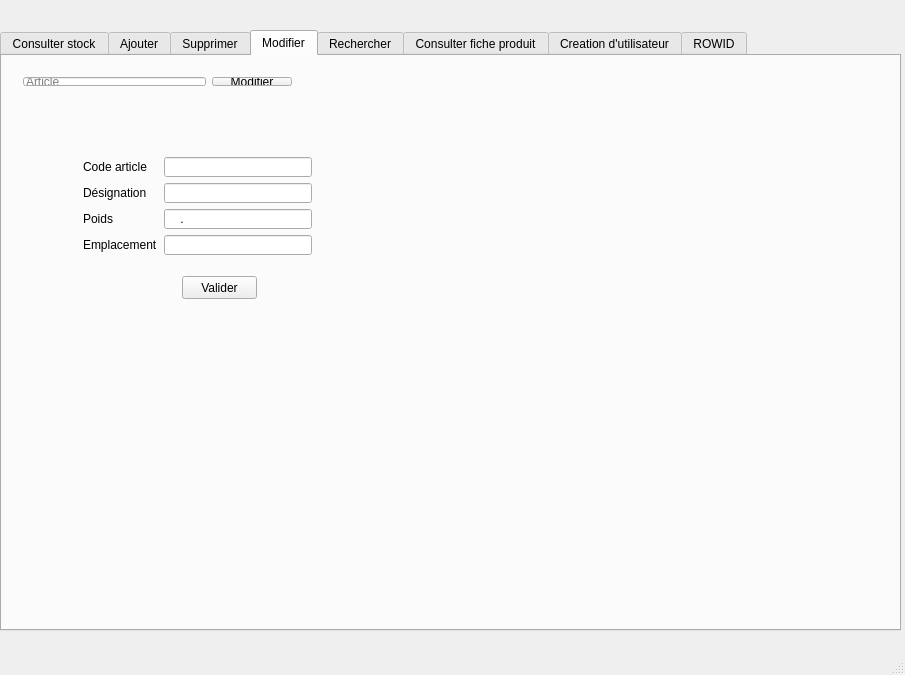
<?xml version="1.0" encoding="UTF-8"?>
<ui version="4.0">
 <class>MainWindow</class>
 <widget class="QMainWindow" name="MainWindow">
  <property name="geometry">
   <rect>
    <x>0</x>
    <y>0</y>
    <width>905</width>
    <height>675</height>
   </rect>
  </property>
  <property name="windowTitle">
   <string>MainWindow</string>
  </property>
  <widget class="QWidget" name="centralWidget">
   <widget class="QTabWidget" name="tabWidget">
    <property name="geometry">
     <rect>
      <x>0</x>
      <y>30</y>
      <width>901</width>
      <height>601</height>
     </rect>
    </property>
    <property name="currentIndex">
     <number>3</number>
    </property>
    <widget class="QWidget" name="tabConsulter">
     <property name="toolTip">
      <string>&lt;html&gt;&lt;head/&gt;&lt;body&gt;&lt;p&gt;&lt;br/&gt;&lt;/p&gt;&lt;/body&gt;&lt;/html&gt;</string>
     </property>
     <attribute name="title">
      <string>Consulter stock</string>
     </attribute>
    </widget>
    <widget class="QWidget" name="tab_2">
     <attribute name="title">
      <string>Ajouter</string>
     </attribute>
     <widget class="QWidget" name="gridLayoutWidget_5">
      <property name="geometry">
       <rect>
        <x>20</x>
        <y>10</y>
        <width>291</width>
        <height>129</height>
       </rect>
      </property>
      <layout class="QGridLayout" name="gridLayout_5">
       <item row="1" column="0">
        <widget class="QLineEdit" name="lineEditAjoutDesignationArticle">
         <property name="placeholderText">
          <string>Libelle</string>
         </property>
        </widget>
       </item>
       <item row="2" column="0">
        <widget class="QLineEdit" name="lineEditAjoutPoidsArticle">
         <property name="inputMask">
          <string>9999.99</string>
         </property>
         <property name="placeholderText">
          <string>Poids</string>
         </property>
        </widget>
       </item>
       <item row="4" column="0">
        <widget class="QPushButton" name="boutonAjoutArticle">
         <property name="enabled">
          <bool>true</bool>
         </property>
         <property name="mouseTracking">
          <bool>false</bool>
         </property>
         <property name="text">
          <string>Ajout</string>
         </property>
        </widget>
       </item>
       <item row="0" column="0">
        <widget class="QLineEdit" name="lineEditAjoutCodeArticle">
         <property name="placeholderText">
          <string>Article</string>
         </property>
        </widget>
       </item>
       <item row="3" column="0">
        <widget class="QLineEdit" name="lineEditAjoutEmplacementArticle">
         <property name="placeholderText">
          <string>Emplacement</string>
         </property>
        </widget>
       </item>
      </layout>
     </widget>
    </widget>
    <widget class="QWidget" name="tabSupprimer">
     <attribute name="title">
      <string>Supprimer</string>
     </attribute>
     <widget class="QWidget" name="gridLayoutWidget_6">
      <property name="geometry">
       <rect>
        <x>20</x>
        <y>20</y>
        <width>291</width>
        <height>31</height>
       </rect>
      </property>
      <layout class="QGridLayout" name="gridLayout_6">
       <item row="0" column="0">
        <widget class="QLineEdit" name="lineEditSupprimerArticle">
         <property name="placeholderText">
          <string>Produit</string>
         </property>
        </widget>
       </item>
       <item row="0" column="1">
        <widget class="QPushButton" name="boutonSupprimer">
         <property name="text">
          <string>Supprimer</string>
         </property>
        </widget>
       </item>
      </layout>
     </widget>
    </widget>
    <widget class="QWidget" name="tabModifier">
     <attribute name="title">
      <string>Modifier</string>
     </attribute>
     <widget class="QWidget" name="gridLayoutWidget_2">
      <property name="geometry">
       <rect>
        <x>10</x>
        <y>10</y>
        <width>291</width>
        <height>31</height>
       </rect>
      </property>
      <layout class="QGridLayout" name="gridLayout_2">
       <item row="0" column="0">
        <widget class="QLineEdit" name="lineEditModifierArticle">
         <property name="placeholderText">
          <string>Article</string>
         </property>
        </widget>
       </item>
       <item row="0" column="1">
        <widget class="QPushButton" name="boutonModifier">
         <property name="text">
          <string>Modifier</string>
         </property>
        </widget>
       </item>
      </layout>
     </widget>
     <widget class="QWidget" name="gridLayoutWidget_7">
      <property name="geometry">
       <rect>
        <x>70</x>
        <y>90</y>
        <width>251</width>
        <height>119</height>
       </rect>
      </property>
      <layout class="QGridLayout" name="gridLayout_7">
       <item row="2" column="0">
        <widget class="QLabel" name="ModificationEmplacement_2">
         <property name="text">
          <string>Désignation</string>
         </property>
        </widget>
       </item>
       <item row="2" column="1">
        <widget class="QLineEdit" name="lineEditModificationDesignationArticle"/>
       </item>
       <item row="4" column="1">
        <widget class="QLineEdit" name="lineEditModificationPoidsArticle">
         <property name="inputMask">
          <string>9999.99</string>
         </property>
         <property name="frame">
          <bool>true</bool>
         </property>
        </widget>
       </item>
       <item row="0" column="0">
        <widget class="QLabel" name="ModificationCodeArticle">
         <property name="text">
          <string>Code article</string>
         </property>
        </widget>
       </item>
       <item row="5" column="1">
        <widget class="QLineEdit" name="lineEditModificationEmplacementArticle"/>
       </item>
       <item row="0" column="1">
        <widget class="QLineEdit" name="lineEditModificationCodeArticle"/>
       </item>
       <item row="5" column="0">
        <widget class="QLabel" name="ModificationEmplacement">
         <property name="text">
          <string>Emplacement</string>
         </property>
        </widget>
       </item>
       <item row="4" column="0">
        <widget class="QLabel" name="ModificationEmplacement_3">
         <property name="text">
          <string>Poids</string>
         </property>
        </widget>
       </item>
      </layout>
     </widget>
     <widget class="QPushButton" name="pushButtonValidationModification">
      <property name="geometry">
       <rect>
        <x>180</x>
        <y>220</y>
        <width>75</width>
        <height>23</height>
       </rect>
      </property>
      <property name="text">
       <string>Valider</string>
      </property>
     </widget>
    </widget>
    <widget class="QWidget" name="tabRechercher">
     <attribute name="title">
      <string>Rechercher</string>
     </attribute>
     <widget class="QWidget" name="gridLayoutWidget">
      <property name="geometry">
       <rect>
        <x>10</x>
        <y>10</y>
        <width>291</width>
        <height>31</height>
       </rect>
      </property>
      <layout class="QGridLayout" name="gridLayout">
       <item row="0" column="0">
        <widget class="QLineEdit" name="lineEdit">
         <property name="placeholderText">
          <string>Article ou emplacement</string>
         </property>
        </widget>
       </item>
       <item row="0" column="1">
        <widget class="QPushButton" name="boutonRechercher">
         <property name="text">
          <string>Rechercher</string>
         </property>
        </widget>
       </item>
      </layout>
     </widget>
    </widget>
    <widget class="QWidget" name="tab">
     <attribute name="title">
      <string>Consulter fiche produit</string>
     </attribute>
     <widget class="QWidget" name="gridLayoutWidget_3">
      <property name="geometry">
       <rect>
        <x>10</x>
        <y>10</y>
        <width>291</width>
        <height>31</height>
       </rect>
      </property>
      <layout class="QGridLayout" name="gridLayout_3">
       <item row="0" column="0">
        <widget class="QLineEdit" name="lineEditRechercher">
         <property name="placeholderText">
          <string>Article</string>
         </property>
        </widget>
       </item>
       <item row="0" column="1">
        <widget class="QPushButton" name="boutonConsulterFicheProduit">
         <property name="text">
          <string>Rechercher</string>
         </property>
        </widget>
       </item>
      </layout>
     </widget>
     <widget class="QWidget" name="gridLayoutWidget_4">
      <property name="geometry">
       <rect>
        <x>40</x>
        <y>60</y>
        <width>652</width>
        <height>131</height>
       </rect>
      </property>
      <layout class="QGridLayout" name="gridLayout_4">
       <item row="1" column="0">
        <widget class="QLabel" name="label_4">
         <property name="text">
          <string>Désignation</string>
         </property>
        </widget>
       </item>
       <item row="0" column="0">
        <widget class="QLabel" name="codeArticle">
         <property name="text">
          <string>Code article</string>
         </property>
        </widget>
       </item>
       <item row="0" column="1">
        <widget class="QTextBrowser" name="afficheCodeArticle"/>
       </item>
       <item row="1" column="1">
        <widget class="QTextBrowser" name="afficheDesignationArticle"/>
       </item>
       <item row="3" column="0">
        <widget class="QLabel" name="label_5">
         <property name="text">
          <string>Emplacement</string>
         </property>
        </widget>
       </item>
       <item row="3" column="1">
        <widget class="QTextBrowser" name="afficheEmplacementArticle"/>
       </item>
       <item row="2" column="0">
        <widget class="QLabel" name="label">
         <property name="text">
          <string>Poids</string>
         </property>
        </widget>
       </item>
       <item row="2" column="1">
        <widget class="QTextBrowser" name="affichePoidsArticle"/>
       </item>
      </layout>
     </widget>
    </widget>
    <widget class="QWidget" name="tab_3">
     <attribute name="title">
      <string>Creation d'utilisateur</string>
     </attribute>
     <widget class="QWidget" name="verticalLayoutWidget">
      <property name="geometry">
       <rect>
        <x>290</x>
        <y>20</y>
        <width>160</width>
        <height>103</height>
       </rect>
      </property>
      <layout class="QVBoxLayout" name="verticalLayout">
       <item>
        <widget class="QLineEdit" name="lineEditeCreationLogin">
         <property name="placeholderText">
          <string>Login</string>
         </property>
        </widget>
       </item>
       <item>
        <widget class="QLineEdit" name="lineEditeCreationMotDePasse">
         <property name="echoMode">
          <enum>QLineEdit::Password</enum>
         </property>
         <property name="placeholderText">
          <string>Mot de passe</string>
         </property>
        </widget>
       </item>
       <item>
        <widget class="QComboBox" name="comboBoxChoixDroitUtilisateur">
         <item>
          <property name="text">
           <string>Logisticien</string>
          </property>
         </item>
         <item>
          <property name="text">
           <string>Administrateur</string>
          </property>
         </item>
        </widget>
       </item>
       <item>
        <widget class="QPushButton" name="pushButtonCreationUtilisateur">
         <property name="text">
          <string>Validez</string>
         </property>
        </widget>
       </item>
      </layout>
     </widget>
    </widget>
    <widget class="QWidget" name="tab_4">
     <attribute name="title">
      <string>ROWID</string>
     </attribute>
     <widget class="QLabel" name="labelRowId">
      <property name="geometry">
       <rect>
        <x>210</x>
        <y>110</y>
        <width>47</width>
        <height>13</height>
       </rect>
      </property>
      <property name="text">
       <string>TextLabel</string>
      </property>
     </widget>
     <widget class="QPushButton" name="pushButtonRecupererRowId">
      <property name="geometry">
       <rect>
        <x>100</x>
        <y>100</y>
        <width>75</width>
        <height>23</height>
       </rect>
      </property>
      <property name="text">
       <string>RowId</string>
      </property>
     </widget>
     <widget class="QLineEdit" name="lineEditCodeArticlePourRowId">
      <property name="geometry">
       <rect>
        <x>100</x>
        <y>60</y>
        <width>113</width>
        <height>20</height>
       </rect>
      </property>
     </widget>
    </widget>
   </widget>
  </widget>
  <widget class="QMenuBar" name="menuBar">
   <property name="enabled">
    <bool>true</bool>
   </property>
   <property name="geometry">
    <rect>
     <x>0</x>
     <y>0</y>
     <width>905</width>
     <height>21</height>
    </rect>
   </property>
  </widget>
  <widget class="QStatusBar" name="statusBar"/>
 </widget>
 <layoutdefault spacing="6" margin="11"/>
 <resources/>
 <connections/>
</ui>
